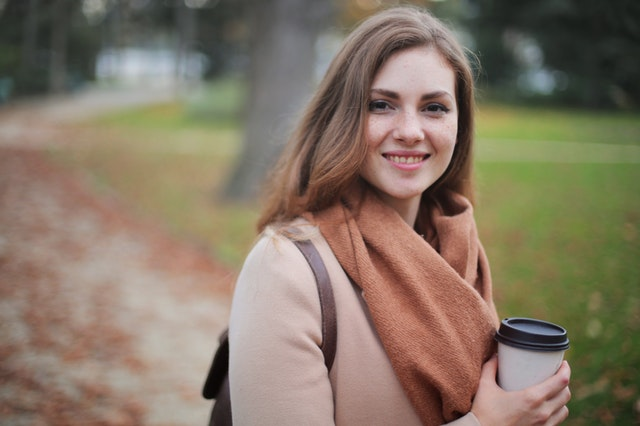
#> input picture intro_to_cv/1_4_Feature_Vectors/images/woman.jpeg, 640 x 426 px
$ jupyter execute 'HOG Examples.ipynb'   (shell and % lines are left out)
#> lines starting #> are read from the running program, lines starting #| are printed output that depends on the picture
# Examples

Below you will find various examples for you to experiment with HOG. For each image, you can modify the `cell_size`, `num_cells_per_block`, and `num_bins` (the number of angular bins in your histograms), to see how those parameters affect the resulting HOG descriptor. These examples, will help you get some intuition for what each parameter does and how they can be *tuned* to pick out the amount of detail required. Below is a list of the available images that you can load:

* cat.jpeg
* jeep1.jpeg
* jeep2.jpeg
* jeep3.jpeg
* man.jpeg
* pedestrian_bike.jpeg
* roundabout.jpeg
* scrabble.jpeg
* shuttle.jpeg
* triangle_tile.jpeg
* watch.jpeg
* woman.jpeg

**NOTE**: If you are running this notebook in the Udacity workspace, there is around a 2 second lag in the interactive plot. This means that if you click in the image to zoom in, it will take about 2 seconds for the plot to refresh.

[cell 1]

import cv2
import copy
import numpy as np
import matplotlib.pyplot as plt
import matplotlib.patches as patches

# Set the default figure size
plt.rcParams['figure.figsize'] = [9.8, 9]


# -------------------------- Select the Image and Specify the parameters for our HOG descriptor --------------------------

# Load the image
image = cv2.imread('./images/woman.jpeg')
#> image is the input picture: shape (426, 640, 3); mean B, G, R 101.5, 118.9, 133.3

# Cell Size in pixels (width, height). Must be smaller than the size of the detection window
# and must be chosen so that the resulting Block Size is smaller than the detection window.
cell_size = (8, 8)

# Number of cells per block in each direction (x, y). Must be chosen so that the resulting
# Block Size is smaller than the detection window
num_cells_per_block = (2, 2)

# Number of gradient orientation bins
num_bins = 9

# -------------------------------------------------------------------------------------------------------------------------


# Convert the original image to RGB
original_image = cv2.cvtColor(image, cv2.COLOR_BGR2RGB)

# Convert the original image to gray scale
gray_image = cv2.cvtColor(image, cv2.COLOR_BGR2GRAY)
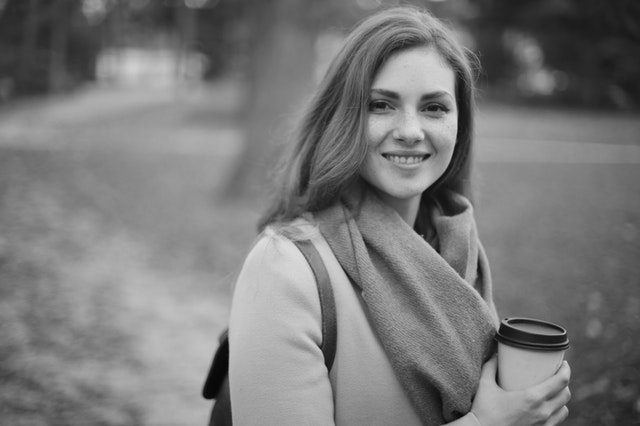
#> gray_image: shape (426, 640); min 3, max 223, mean 121.2


# Block Size in pixels (width, height). Must be an integer multiple of Cell Size.
# The Block Size must be smaller than the detection window
block_size = (num_cells_per_block[0] * cell_size[0],
              num_cells_per_block[1] * cell_size[1])

# Calculate the number of cells that fit in our image in the x and y directions
x_cells = gray_image.shape[1] // cell_size[0]
#> x_cells = 80
y_cells = gray_image.shape[0] // cell_size[1]
#> y_cells = 53

# Horizontal distance between blocks in units of Cell Size. Must be an integer and it must
# be set such that (x_cells - num_cells_per_block[0]) / h_stride = integer.
h_stride = 1

# Vertical distance between blocks in units of Cell Size. Must be an integer and it must
# be set such that (y_cells - num_cells_per_block[1]) / v_stride = integer.
v_stride = 1

# Block Stride in pixels (horizantal, vertical). Must be an integer multiple of Cell Size
block_stride = (cell_size[0] * h_stride, cell_size[1] * v_stride)


# Specify the size of the detection window (Region of Interest) in pixels (width, height).
# It must be an integer multiple of Cell Size and it must cover the entire image. Because
# the detection window must be an integer multiple of cell size, depending on the size of
# your cells, the resulting detection window might be slightly smaller than the image.
# This is perfectly ok.
win_size = (x_cells * cell_size[0] , y_cells * cell_size[1])
#> win_size = (640, 424)

# Print the shape of the gray scale image for reference
print('\nThe gray scale image has shape: ', gray_image.shape)
#| The gray scale image has shape:  (426, 640)
print()

# Print the parameters of our HOG descriptor
print('HOG Descriptor Parameters:\n')
print('Window Size:', win_size)
#| Window Size: (640, 424)
print('Cell Size:', cell_size)
print('Block Size:', block_size)
print('Block Stride:', block_stride)
print('Number of Bins:', num_bins)
print()

# Set the parameters of the HOG descriptor using the variables defined above
hog = cv2.HOGDescriptor(win_size, block_size, block_stride, cell_size, num_bins)

# Compute the HOG Descriptor for the gray scale image
hog_descriptor = hog.compute(gray_image)

# Calculate the total number of blocks along the width of the detection window
tot_bx = np.uint32(((x_cells - num_cells_per_block[0]) / h_stride) + 1)
#> tot_bx = 79

# Calculate the total number of blocks along the height of the detection window
tot_by = np.uint32(((y_cells - num_cells_per_block[1]) / v_stride) + 1)
#> tot_by = 52

# Calculate the total number of elements in the feature vector
tot_els = (tot_bx) * (tot_by) * num_cells_per_block[0] * num_cells_per_block[1] * num_bins
#> tot_els = 147888


# Reshape the feature vector to [blocks_y, blocks_x, num_cells_per_block_x, num_cells_per_block_y, num_bins].
# The blocks_x and blocks_y will be transposed so that the first index (blocks_y) referes to the row number
# and the second index to the column number. This will be useful later when we plot the feature vector, so
# that the feature vector indexing matches the image indexing.
hog_descriptor_reshaped = hog_descriptor.reshape(tot_bx,
                                                 tot_by,
                                                 num_cells_per_block[0],
                                                 num_cells_per_block[1],
                                                 num_bins).transpose((1, 0, 2, 3, 4))

# Create an array that will hold the average gradients for each cell
ave_grad = np.zeros((y_cells, x_cells, num_bins))

# Create an array that will count the number of histograms per cell
hist_counter = np.zeros((y_cells, x_cells, 1))

# Add up all the histograms for each cell and count the number of histograms per cell
for i in range (num_cells_per_block[0]):
    for j in range(num_cells_per_block[1]):
        ave_grad[i:tot_by + i,
                 j:tot_bx + j] += hog_descriptor_reshaped[:, :, i, j, :]

        hist_counter[i:tot_by + i,
                     j:tot_bx + j] += 1
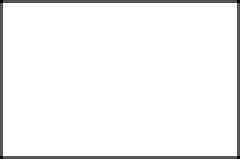
#> hist_counter: shape (53, 80, 1) float64 (shown 3 times larger); min 1, max 4, mean 3.88; drawn with min black and max white

# Calculate the average gradient for each cell
ave_grad /= hist_counter

# Calculate the total number of vectors we have in all the cells.
len_vecs = ave_grad.shape[0] * ave_grad.shape[1] * ave_grad.shape[2]
#> len_vecs = 38160

# Create an array that has num_bins equally spaced between 0 and 180 degress in radians.
deg = np.linspace(0, np.pi, num_bins, endpoint = False)

# Each cell will have a histogram with num_bins. For each cell, plot each bin as a vector (with its magnitude
# equal to the height of the bin in the histogram, and its angle corresponding to the bin in the histogram).
# To do this, create rank 1 arrays that will hold the (x,y)-coordinate of all the vectors in all the cells in the
# image. Also, create the rank 1 arrays that will hold all the (U,V)-components of all the vectors in all the
# cells in the image. Create the arrays that will hold all the vector positons and components.
U = np.zeros((len_vecs))
V = np.zeros((len_vecs))
X = np.zeros((len_vecs))
Y = np.zeros((len_vecs))

# Set the counter to zero
counter = 0

# Use the cosine and sine functions to calculate the vector components (U,V) from their maginitudes. Remember the
# cosine and sine functions take angles in radians. Calculate the vector positions and magnitudes from the
# average gradient array
for i in range(ave_grad.shape[0]):
    for j in range(ave_grad.shape[1]):
        for k in range(ave_grad.shape[2]):
            U[counter] = ave_grad[i,j,k] * np.cos(deg[k])
            V[counter] = ave_grad[i,j,k] * np.sin(deg[k])

            X[counter] = (cell_size[0] / 2) + (cell_size[0] * i)
            Y[counter] = (cell_size[1] / 2) + (cell_size[1] * j)

            counter = counter + 1
#> after the loop, counter = 38160

# Create the bins in degress to plot our histogram.
angle_axis = np.linspace(0, 180, num_bins, endpoint = False)
angle_axis += ((angle_axis[1] - angle_axis[0]) / 2)

# Create a figure with 4 subplots arranged in 2 x 2
fig, ((a,b),(c,d)) = plt.subplots(2,2)

# Set the title of each subplot
a.set(title = 'Gray Scale Image\n(Click to Zoom)')
b.set(title = 'HOG Descriptor\n(Click to Zoom)')
c.set(title = 'Zoom Window', xlim = (0, 18), ylim = (0, 18), autoscale_on = False)
d.set(title = 'Histogram of Gradients')

# Plot the gray scale image
a.imshow(gray_image, cmap = 'gray')
a.set_aspect(aspect = 1)

# Plot the feature vector (HOG Descriptor)
b.quiver(Y, X, U, V, color = 'white', headwidth = 0, headlength = 0, scale_units = 'inches', scale = 5)
b.invert_yaxis()
b.set_aspect(aspect = 1)
b.set_facecolor('black')

# Define function for interactive zoom
# [72 lines left out: function onpress, not called in this run]

# Create a connection between the figure and the mouse click
fig.canvas.mpl_connect('button_press_event', onpress)
plt.show()
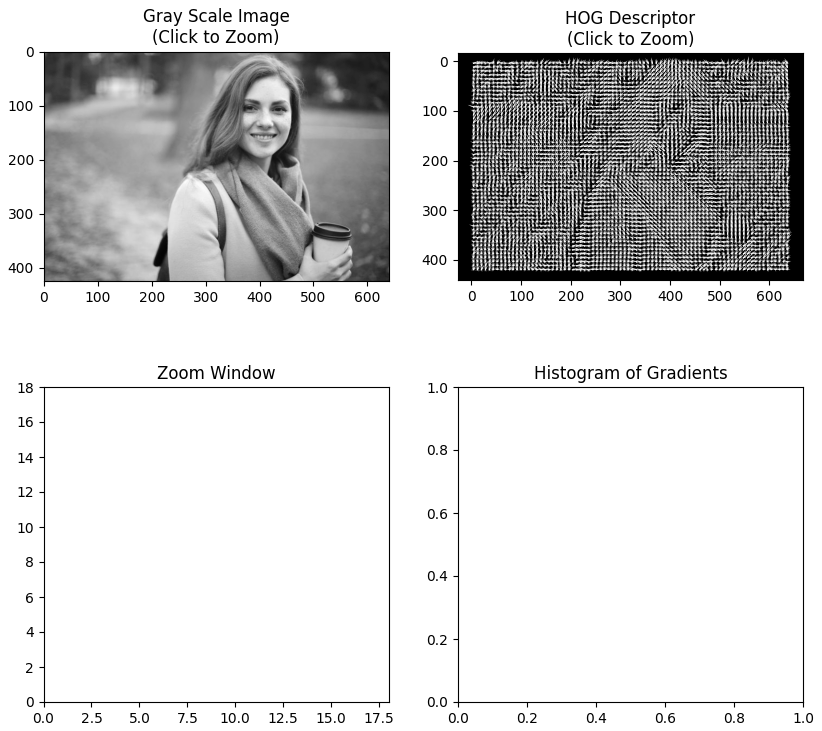
#> figure drawn by matplotlib, 2 panels

$ run again, with intro_to_cv/1_4_Feature_Vectors/images/Team.jpeg copied over intro_to_cv/1_4_Feature_Vectors/images/woman.jpeg
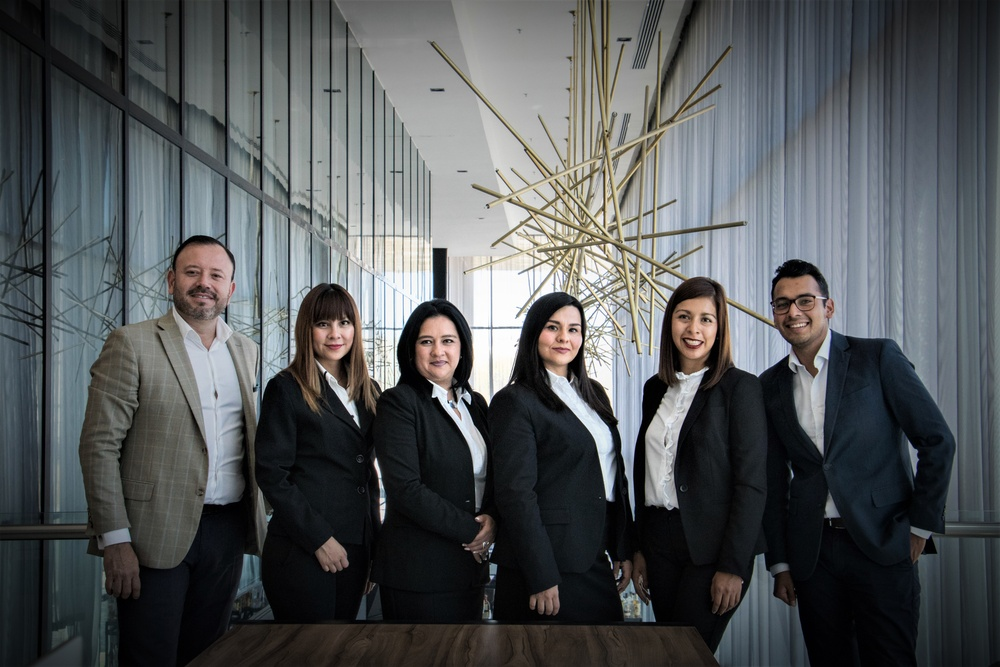
#> input picture intro_to_cv/1_4_Feature_Vectors/images/Team.jpeg, 1000 x 667 px, shrunk from 5905 x 3937 before the run
#> image is the input picture: shape (667, 1000, 3); mean B, G, R 88.3, 86.5, 83.2
#| The gray scale image has shape:  (667, 1000)
#| Window Size: (1000, 664)
#> after the loop `for i in range (num_cells_per_block[0]):`:
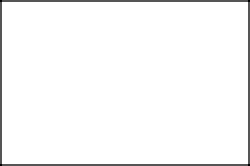
#> hist_counter: shape (83, 125, 1) float64 (shown 2 times larger); min 1, max 4, mean 3.92; drawn with min black and max white
#> after the loop `for i in range(ave_grad.shape[0]):`: counter = 93375
#> `plt.show()`:
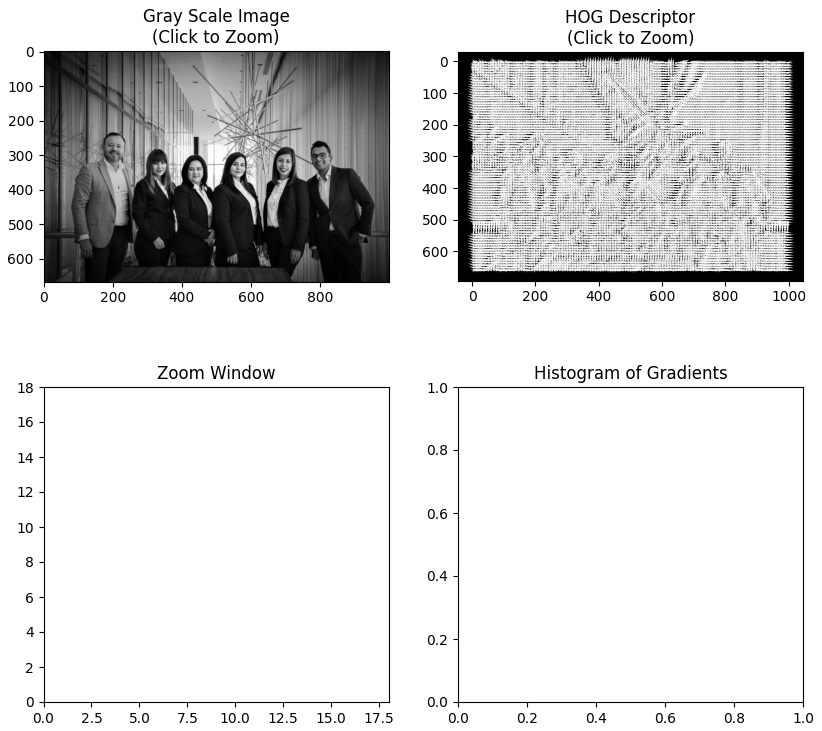
#> figure drawn by matplotlib, 2 panels

$ run again, with intro_to_cv/1_4_Feature_Vectors/images/face.jpeg copied over intro_to_cv/1_4_Feature_Vectors/images/woman.jpeg
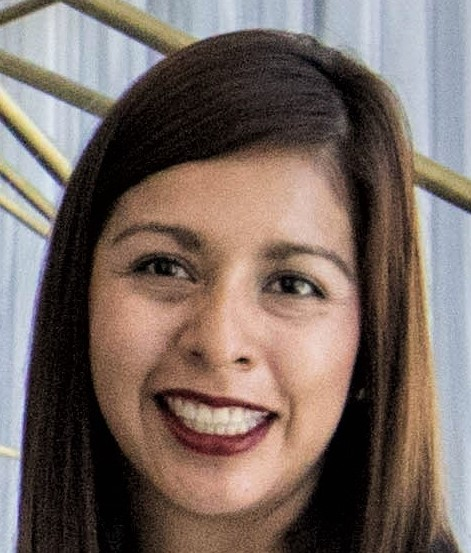
#> input picture intro_to_cv/1_4_Feature_Vectors/images/face.jpeg, 471 x 553 px
#> image is the input picture: shape (553, 471, 3); mean B, G, R 98.9, 105.9, 121
#| The gray scale image has shape:  (553, 471)
#| Window Size: (464, 552)
#> after the loop `for i in range (num_cells_per_block[0]):`:
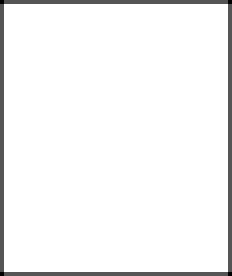
#> hist_counter: shape (69, 58, 1) float64 (shown 4 times larger); min 1, max 4, mean 3.87; drawn with min black and max white
#> after the loop `for i in range(ave_grad.shape[0]):`: counter = 36018
#> `plt.show()`:
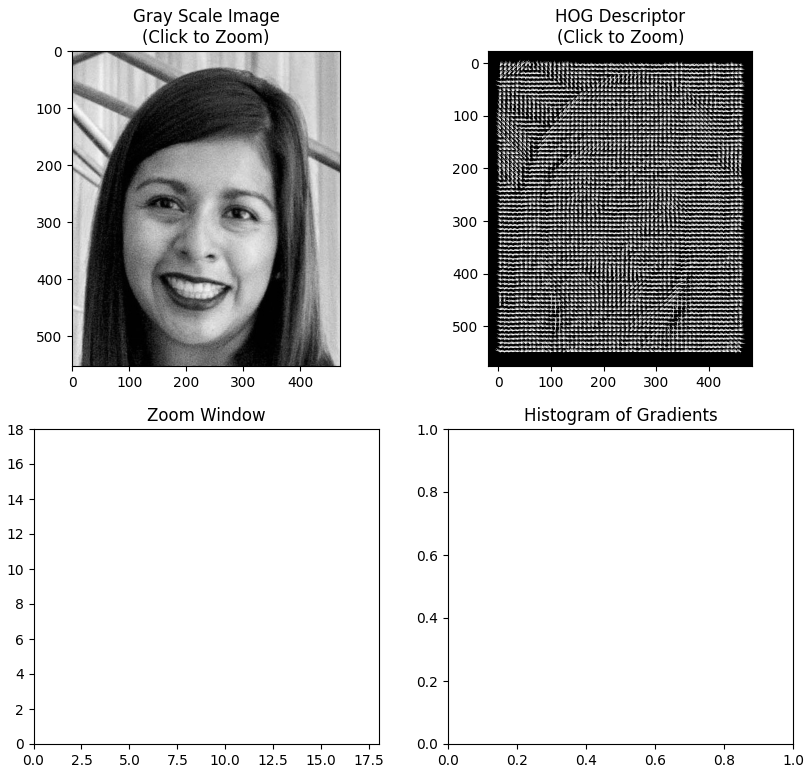
#> figure drawn by matplotlib, 2 panels
